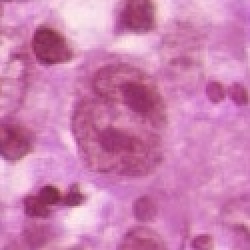
#> input picture examples/HL/Image Processing/images/patch_position(64388_33704)_125_DoubleRSC.jpg, 125 x 125 px, found by its file name (shown 2 times larger)
$ jupyter execute --allow-errors threshold_rsc.ipynb
#> lines starting #> are read from the running program, lines starting #| are printed output that depends on the picture; after the words box and inside, x2 and y2 are one past the last pixel; in counts of white or black regions, pixels touching at a corner belong together
[cell 1]
import cv2
import matplotlib.pyplot as plt
import numpy as np

[cell 2]
img = cv2.imread('../patch_position(64388_33704)_125_DoubleRSC.jpg')
#> img is the input picture: shape (125, 125, 3); mean B, G, R 178.9, 127.4, 205.1
# img = cv2.imread('../patch_position(64052_33548)_256_SingleRSC.jpg')

img = cv2.cvtColor(img, cv2.COLOR_BGR2RGB)
output = img.copy()
plt.imshow(img)
plt.show()

[cell 3]
def contour_threshold(img, thresh = 0):
#> called with thresh = 140
    img_grey = cv2.cvtColor(img,cv2.COLOR_BGR2GRAY)
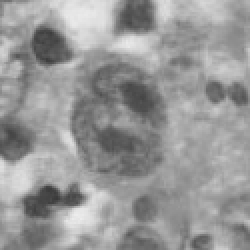
#> img_grey: shape (125, 125) (shown 2 times larger); min 58, max 237, mean 151.6
    #get threshold image
    ret,thresh_img = cv2.threshold(img_grey, thresh, 255, cv2.THRESH_BINARY)
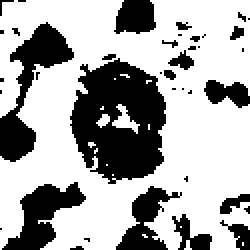
#> thresh_img: shape (125, 125) (shown 2 times larger); 66.8% white; 39 black regions (26 under 20 px)
#> ret = 140
    #find contours
    contours, hierarchy = cv2.findContours(thresh_img, cv2.RETR_TREE, cv2.CHAIN_APPROX_SIMPLE)
#> contours = 43 contours, 33 with area under 20; largest, box (x1, y1, x2, y2) and area: (0, 0, 125, 125) 12263, (34, 28, 84, 93) 2348, (83, 24, 98, 36) 82, (56, 52, 70, 67) 62, (114, 12, 123, 21) 42
    return contours

[cell 4]
def draw_and_plot(img, contours):
    cv2.drawContours(img, contours, -1, (0,255,0), 3)
    #result
    plt.imshow(img)
    plt.show()

[cell 5]
contours = contour_threshold(img, 140)
# draw_and_plot(img, contours)

[cell 6]
def generate_bbox(img, contours):
    count = 0
    for c in contours:
        x,y,w,h = cv2.boundingRect(c)
        # draw the bounding rectangle
        if(w*h>700):
            img = cv2.rectangle(img,(x,y),(x+w,y+h),(0,255,0),2)
            cropped_image = img[y:y+h, x:x+w]
            # cv2.imwrite(f'./threshold_test/patch_{count}.jpg', cropped_image)
            count +=1
#> this loop made 43 passes
#> (x, y, w, h, count) on passes 5, 17: (0, 0, 125, 125, 1), (34, 28, 50, 65, 2)
#> (x, y, w, h) on passes 2, 4, 6, 7, 8, 9: (92, 120, 4, 5), (90, 113, 1, 1), (41, 118, 5, 4), (109, 109, 6, 5), (80, 103, 3, 4), (89, 95, 3, 4)
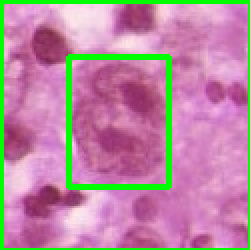
#> img: shape (125, 125, 3) (shown 2 times larger); mean R, G, B 185.7, 138, 161.6
#> after the loop, count = 2
        # print(w*h)
    plt.imshow(img)
    plt.show()

[cell 7]
generate_bbox(img, contours)
print(len(contours))
#| 43

[cell 8]
img_nucleus = cv2.imread('./threshold_test/patch_13.jpg')
# img_nucleus = cv2.cvtColor(img_nucleus, cv2.COLOR_BGR2RGB)
#> (the rest of this cell did not finish here and is left out)

#> (a cell that did not finish here is left out)

# draw_and_plot(img_nucleus, contours)
for c in contours:
    x,y,w,h = cv2.boundingRect(c)
    if(w*h>200):
        print(w*h)
        img_nucleus = cv2.rectangle(img_nucleus,(x,y),(x+w,y+h),(0,255,0),2)
plt.imshow(img_nucleus)
plt.show()
print(len(contours))

[cell 10]
#Clubbed Function
def find_rsc(img):
    count = 0

    contours = contour_threshold(img, 140)
    print(len(contours))
#| 43
    width = img.shape[0]
#> width = 125
    height = img.shape[1]
#> height = 125
    for c in contours:
        x,y,w,h = cv2.boundingRect(c)
        area = w*h
        # draw the bounding rectangle
        if(area>700 and (area)<(width*height)):
            nucleolus_count = 1
            # img = cv2.rectangle(img,(x,y),(x+w,y+h),(0,255,0),2)
            cropped_image = img[y:y+h, x:x+w]
            cropped_contours = contour_threshold(cropped_image, 100)
            # print(f'patch{count}',len(cropped_contours))

            for cropC in cropped_contours:
                x,y,w,h = cv2.boundingRect(cropC)
                if(w*h>200 and w*h<area):
                    # print(w*h)
                    cropped_image = cv2.rectangle(cropped_image,(x,y),(x+w,y+h),(0,255,0),2)
                    # print(f'nucleolus {nucleolus_count}: {count}', w*h)
                    # nucleolus_count+=1
            # cv2.drawContours(cropped_image, contours, -1, (0,255,0), 3)
            cv2.imwrite(f'./threshold_test/patch_{count}.jpg', cropped_image)


            count +=1
#> this loop made 43 passes
#> (area, nucleolus_count, ret in contour_threshold, count) on pass 17: (3250, 1, 100, 1)
#> area on passes 2, 5, 6, 7, 10, 15: 20, 15625, 20, 30, 20, 24
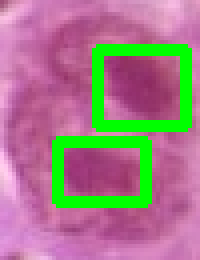
#> cropped_image: shape (65, 50, 3) (shown 4 times larger); mean R, G, B 164.5, 125.9, 136.1
#> after the loop, count = 1

[cell 11]
patch = cv2.imread('../patch_position(64388_33704)_125_DoubleRSC.jpg')
patch = cv2.cvtColor(patch, cv2.COLOR_BGR2RGB)
plt.imshow(patch)
plt.show()
find_rsc(patch)
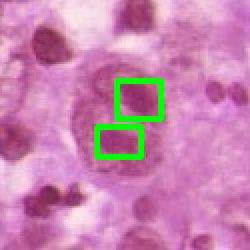
#> patch: shape (125, 125, 3) (shown 2 times larger); mean R, G, B 199.5, 131.9, 174.5

[cell 12]
patch = cv2.imread('../patch_position(64388_33704)_125_DoubleRSC.jpg')
patch = cv2.cvtColor(patch, cv2.COLOR_BGR2RGB)
contours = contour_threshold(patch, 140)
generate_bbox(patch, contours)
#> the loop in generate_bbox (call 2), `for c in contours:` made 43 passes
#> (x, y, w, h) on passes 2, 4, 6, 7, 8, 9, 10, 11, 13, 15, 16, 18: (92, 120, 4, 5), (90, 113, 1, 1), (41, 118, 5, 4), (109, 109, 6, 5), (80, 103, 3, 4), (89, 95, 3, 4), (91, 87, 4, 5), (93, 44, 4, 4), (85, 43, 4, 3), (17, 35, 4, 6), (81, 34, 8, 7), (56, 87, 1, 1)

$ run again, with examples/HL/Image Processing/images/patch_position(63852_33420)_125_Eosinophil.jpg copied over examples/HL/Image Processing/images/patch_position(64388_33704)_125_DoubleRSC.jpg
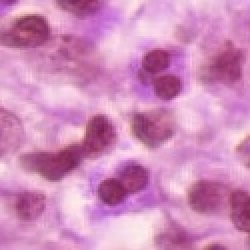
#> input picture examples/HL/Image Processing/images/patch_position(63852_33420)_125_Eosinophil.jpg, 125 x 125 px, found by its file name (shown 2 times larger)
#> img is the input picture: shape (125, 125, 3); mean B, G, R 187.4, 139, 208.4
#> in contour_threshold, `ret,thresh_img = cv2.threshold(img_grey, thresh, 255, cv2.THRESH_BINARY)`:
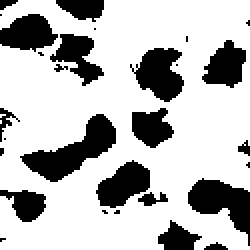
#> thresh_img: shape (125, 125) (shown 2 times larger); 73.1% white; 29 black regions (13 under 20 px)
#> ret = 140
#> in contour_threshold, `contours, hierarchy = cv2.findContours(thresh_img, cv2.RETR_TREE, cv2...`: contours = 24 contours, 16 with area under 20; largest, box (x1, y1, x2, y2) and area: (0, 0, 125, 125) 13618, (9, 56, 59, 92) 716, (66, 23, 93, 52) 490, (47, 79, 76, 105) 434, (24, 16, 53, 44) 379, (100, 19, 124, 45) 372, (65, 53, 88, 75) 316, (68, 95, 85, 104) 76
#> the loop in generate_bbox, `for c in contours:` made 24 passes
#> (x, y, w, h) on passes 3, 4, 5, 6, 7, 11, 12, 13: (0, 0, 125, 125), (56, 104, 5, 4), (50, 104, 5, 4), (68, 95, 17, 9), (47, 79, 29, 26), (9, 56, 50, 36), (65, 53, 23, 22), (65, 33, 3, 4)
#> after the loop in generate_bbox, `for c in contours:`: count = 5
#| 24
#| 24
#> the loop in find_rsc, `for c in contours:` made 24 passes
#> area on passes 3, 4, 5, 6, 7, 11, 12, 18: 15625, 20, 20, 153, 754, 1800, 506, 42
#> after the loop in find_rsc, `for c in contours:`: count = 4
#> `find_rsc(patch)`:
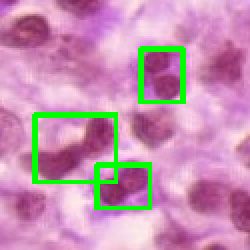
#> patch: shape (125, 125, 3) (shown 2 times larger); mean R, G, B 197.1, 145.7, 176.9
#> the loop in generate_bbox (call 2), `for c in contours:` made 24 passes
